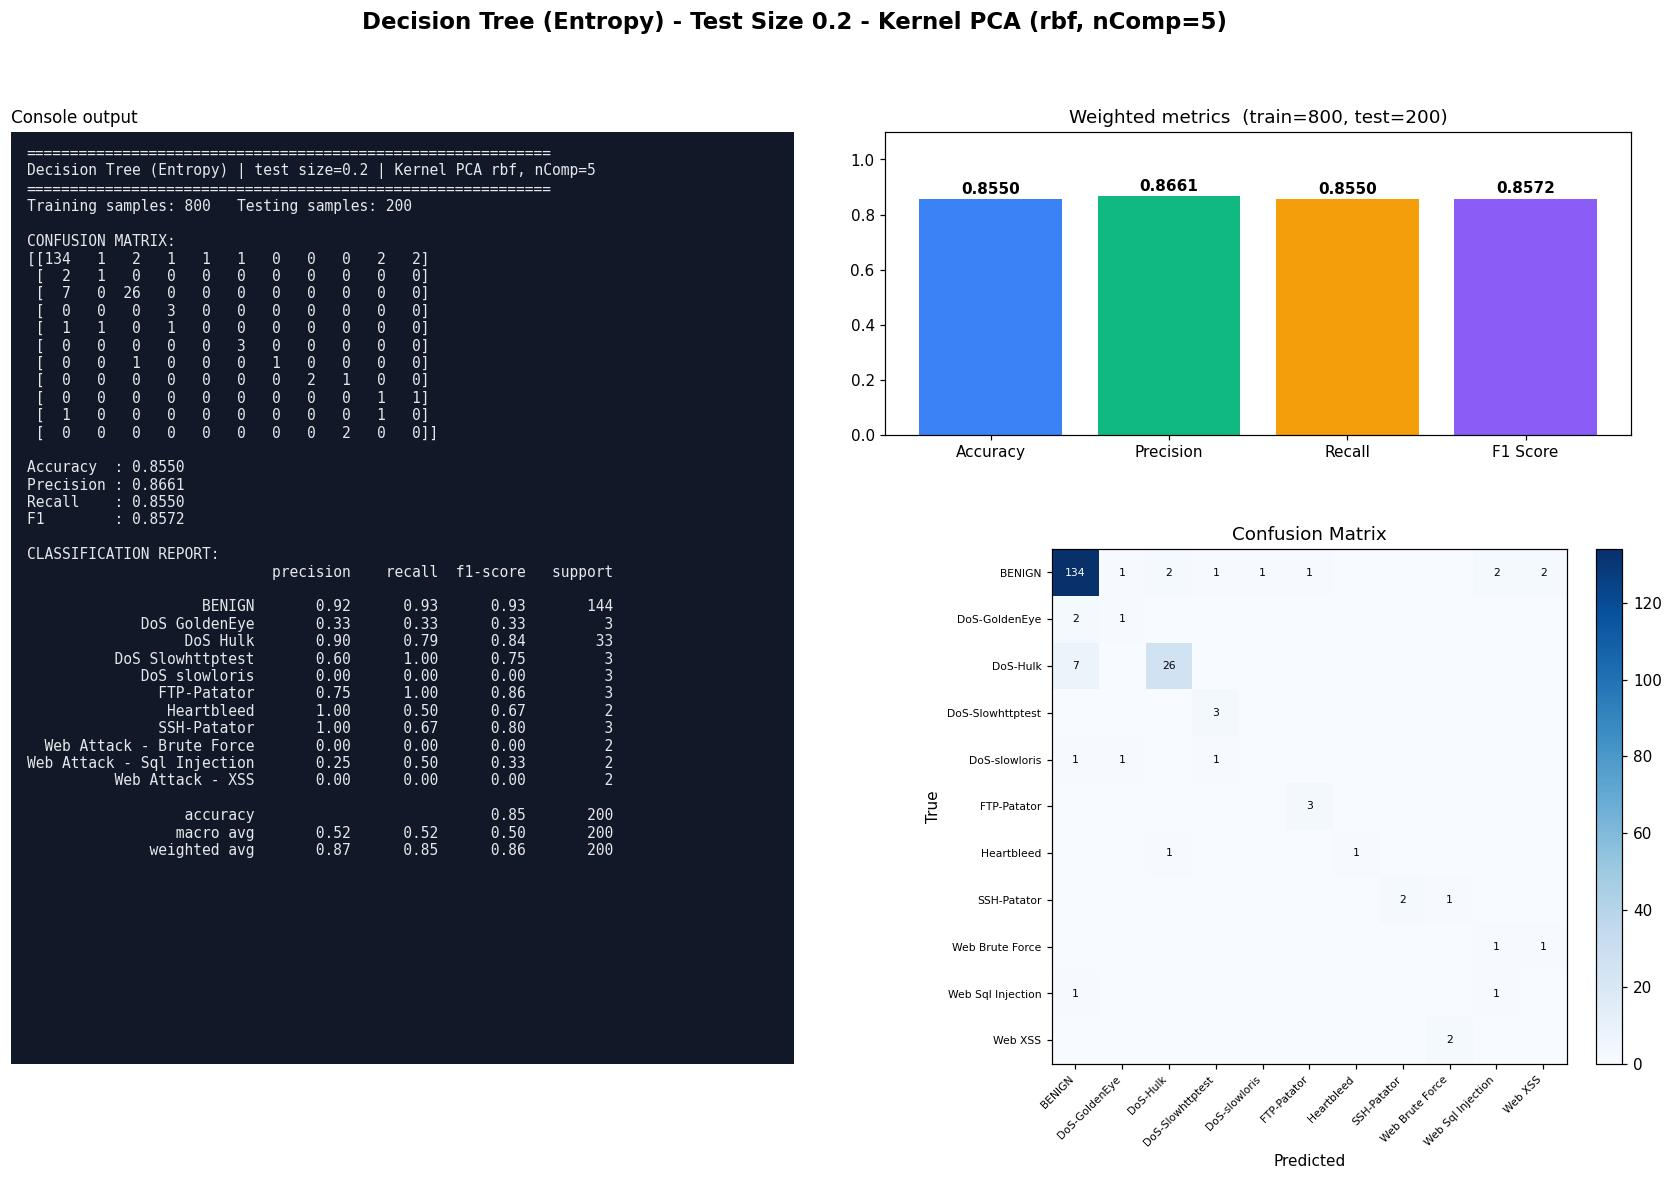

This chart was generated by the following Python code:
#!/usr/bin/env python3
"""Decision Tree (Entropy) | Test size 0.2 | Kernel PCA kernel=rbf, n_components=5
CIC-IDS2017 (Tue+Wed+Thu-morning) 1000-row stratified sample.
Run in any IDE (Spyder / VS Code / PyCharm / Jupyter): open the file and press Run, no arguments needed.
Saves next to this file: 'Test0.2_nComp5_DT.jpg' - one image with the console output (confusion matrix, metrics, classification report) plus charts."""
import json, os
import numpy as np
import matplotlib.pyplot as plt
from sklearn.decomposition import KernelPCA
from sklearn.tree import DecisionTreeClassifier
from sklearn.metrics import (accuracy_score, classification_report, confusion_matrix,
                             f1_score, precision_score, recall_score)
from sklearn.model_selection import train_test_split
from sklearn.preprocessing import StandardScaler

TEST_SIZE, KERNEL, N_COMP, ALG, ALG_NAME = 0.2, "rbf", 5, "DT", "Decision Tree (Entropy)"
try:
    HERE = os.path.dirname(os.path.abspath(__file__))
except NameError:                      # Jupyter / interactive console
    HERE = os.getcwd()
def _find_root():                      # folder that contains data/sample.npz (works from any working directory)
    for p in (HERE, os.path.join(HERE, ".."), os.path.join(HERE, "..", ".."), os.getcwd()):
        if os.path.exists(os.path.join(p, "data", "sample.npz")):
            return os.path.abspath(p)
    raise FileNotFoundError("data/sample.npz not found - run prepare_data.py or keep the repo folder structure")
ROOT = _find_root()
tag = f"Test{TEST_SIZE}_nComp{N_COMP}_{ALG}"

# 1. LOAD cached, cleaned sample (see prepare_data.py)
d = np.load(os.path.join(ROOT, "data", "sample.npz"), allow_pickle=True)
X, y, class_names = d["X"], d["y"], [str(c).replace("�", "-") for c in d["classes"]]

# 2. SPLIT
X_train, X_test, y_train, y_test = train_test_split(
    X, y, test_size=TEST_SIZE, random_state=42, stratify=y)

# 3. SCALE (fit on train only)
scaler = StandardScaler()
X_train = scaler.fit_transform(X_train); X_test = scaler.transform(X_test)

# 4. DIMENSIONALITY REDUCTION: Kernel PCA (fit on train only; gamma = sklearn default 1/n_features)
kpca = KernelPCA(n_components=N_COMP, kernel=KERNEL, random_state=0)
X_train = kpca.fit_transform(X_train); X_test = kpca.transform(X_test)

# 5. CLASSIFIER
classifier = DecisionTreeClassifier(criterion="entropy", random_state=0)
classifier.fit(X_train, y_train)
y_pred = classifier.predict(X_test)

# 6. METRICS
labels = np.arange(len(class_names))
cm = confusion_matrix(y_test, y_pred, labels=labels)
res = dict(test_size=TEST_SIZE, kernel=KERNEL, n_components=N_COMP, algorithm=ALG, model=ALG_NAME,
           n_train=int(len(y_train)), n_test=int(len(y_test)),
           accuracy=accuracy_score(y_test, y_pred),
           precision=precision_score(y_test, y_pred, average="weighted", zero_division=0),
           recall=recall_score(y_test, y_pred, average="weighted", zero_division=0),
           f1=f1_score(y_test, y_pred, average="weighted", zero_division=0))
report = classification_report(y_test, y_pred, labels=labels, target_names=class_names, zero_division=0)
lines = ["=" * 60, f"{ALG_NAME} | test size={TEST_SIZE} | Kernel PCA {KERNEL}, nComp={N_COMP}", "=" * 60,
         f"Training samples: {len(y_train)}   Testing samples: {len(y_test)}", "", "CONFUSION MATRIX:", np.array2string(cm), ""]
for k in ("accuracy", "precision", "recall", "f1"): lines.append(f"{k.capitalize():10s}: {res[k]:.4f}")
lines += ["", "CLASSIFICATION REPORT:", report]
console_output = "\n".join(lines); print(console_output)

# 7. VISUAL OUTPUT: console output + charts in ONE image (real results only)
short = [c.replace("Web Attack - ", "Web ").replace("DoS ", "DoS-") for c in class_names]
fig = plt.figure(figsize=(19, 11), dpi=110)
gs = fig.add_gridspec(2, 2, width_ratios=[1.05, 1], height_ratios=[1, 1.7], hspace=0.28, wspace=0.12)
fig.suptitle(f"{ALG_NAME} - Test Size {TEST_SIZE} - Kernel PCA ({KERNEL}, nComp={N_COMP})", fontsize=15, fontweight="bold")
axt = fig.add_subplot(gs[:, 0]); axt.set_facecolor("#111827"); axt.set_xticks([]); axt.set_yticks([])
for sp in axt.spines.values(): sp.set_visible(False)
axt.text(0.02, 0.985, console_output, family="monospace", fontsize=9.6, color="#e5e7eb", va="top", ha="left", transform=axt.transAxes)
axt.set_title("Console output", loc="left", fontsize=11)
ax0 = fig.add_subplot(gs[0, 1]); ax1 = fig.add_subplot(gs[1, 1])
names = ["Accuracy", "Precision", "Recall", "F1 Score"]; vals = [res["accuracy"], res["precision"], res["recall"], res["f1"]]
bars = ax0.bar(names, vals, color=["#3b82f6", "#10b981", "#f59e0b", "#8b5cf6"])
ax0.set_ylim(0, 1.1); ax0.set_title(f"Weighted metrics  (train={res['n_train']}, test={res['n_test']})")
for b in bars: ax0.text(b.get_x() + b.get_width() / 2, b.get_height() + .02, f"{b.get_height():.4f}", ha="center", fontweight="bold")
im = ax1.imshow(cm, cmap="Blues"); fig.colorbar(im, ax=ax1, fraction=.046, pad=.04)
ax1.set_xticks(labels); ax1.set_yticks(labels); ax1.set_xticklabels(short, rotation=45, ha="right", fontsize=7); ax1.set_yticklabels(short, fontsize=7)
ax1.set_xlabel("Predicted"); ax1.set_ylabel("True"); ax1.set_title("Confusion Matrix")
for a in labels:
    for b_ in labels:
        if cm[a, b_]: ax1.text(b_, a, cm[a, b_], ha="center", va="center", fontsize=7, color="white" if cm[a, b_] > cm.max() / 2 else "black")
plt.savefig(os.path.join(HERE, tag + ".jpg"), format="jpg", bbox_inches="tight")
if os.environ.get("ACN_NO_SHOW") != "1": plt.show()   # IDEs display the image; run_all.py disables this
plt.close()

os.makedirs(os.path.join(ROOT, "results", "json"), exist_ok=True)
with open(os.path.join(ROOT, "results", "json", tag + ".json"), "w") as f: json.dump(res, f)
